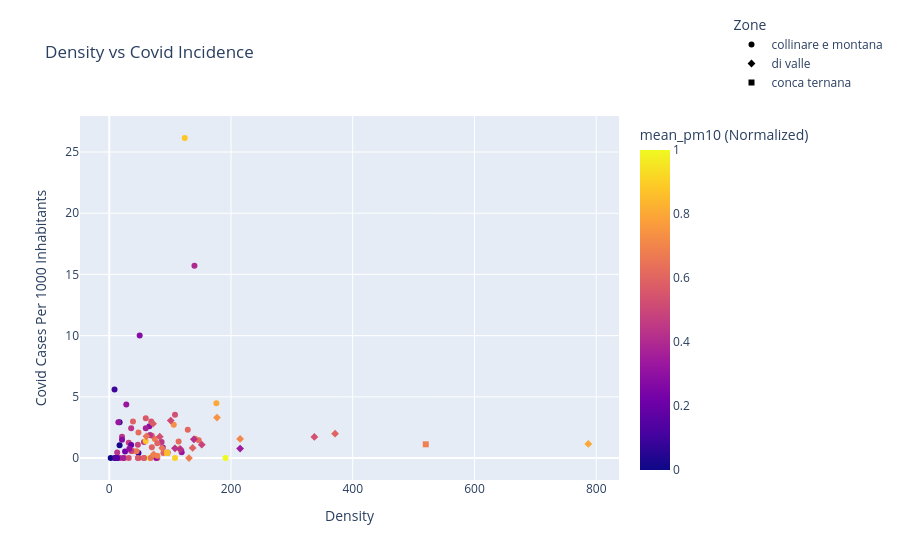

Notebook code cell kept with this figure:
### Markdown cell above
Now that the data relating to epidemiology have been normalized on the population per 1000 inhabitants and those on pollution to 1, it is possible to create the first graph that relates the required variables.
For this purpose, a Scatter Plot was selected; in particular:
- A relationship was sought between covid cases and population density;
- The most relevant feature at first glance in the context of pollution was placed on the third axis (color);
- The tooltip also allows you to view data on citizens' well-being (deprivation index).

### Code cell
import plotly.express as px

# Crea il grafico a dispersione con Plotly

# inizializza un'istanza fig dell'oggetto Figure della libreria plotly di un grafico con la funzione px.scatter
fig = px.scatter(
    cvdata_cleaned, 
    x="Density", 
    y="CovidCases_jan_jun_2020", 
    color="mean_pm10_ug/m3_mean_jan_jun_2020",
    symbol="Zone",
    color_continuous_scale="plasma",  # Palette dei colori
    custom_data=["City", "CovidCases_jan_jun_2020", "mean_pm10_ug/m3_mean_jan_jun_2020", "Depriv_idx"]
)

# Personalizzazione asse e titolo con il metodo update_layout dell'oggetto Figure
fig.update_layout(
    title="Density vs Covid Incidence",
    xaxis_title="Density",
    yaxis_title="Covid Cases Per 1000 Inhabitants",
    coloraxis_colorbar_title="mean_pm10 (Normalized)",  # Titolo colorbar
    legend_title="Zone",  # Titolo per i simboli
    legend=dict(
        yanchor="bottom",
        y=1.05,
        xanchor="right",
        x=1.5
    )
)

fig.update_traces(
    hovertemplate=
    "City: %{customdata[0]}<br>" +
    "Covid Cases: %{customdata[1]}<br>" +
    "PM10: %{customdata[2]:.2f}<br>" +
    "Deprivation Index: %{customdata[3]:.2f}<br>" 
)

fig.show()

### Figure 1 — Plotly figure (JSON) as saved in the notebook; plotly's stock layout.template omitted (floating-point values rounded to 4 significant figures; data arrays with more than 128 entries replaced by an {"elided": "..."} marker saying what was removed)
{"data": [{"customdata": {"elided": "71x4 mixed values"}, "hovertemplate": "City: %{customdata[0]}<br>Covid Cases: %{customdata[1]}<br>PM10: %{customdata[2]:.2f}<br>Deprivation Index: %{customdata[3]:.2f}<br>", "legendgroup": "collinare e montana", "marker": {"color": [0.4641, 0.4346, 0.8744, 0.5946, 0.2829, 1.0, 0.4558, 0.5913, 0.5539, 0.668, 0.08898, 0.04355, 0.2786, 0.6381, 0.5297, 0.6756, 0.1926, 0.6272, 0.5477, 0.321, 0.5752, 0.2272, 0.5743, 0.3175, 0.7332, 0.4405, 0.8821, 0.561, 0.3179, 0.6586, 0.3646, 0.4902, 0.6244, 0.6216, 0.4908, 0.5644, 0.4123, 0.5951, 0.4759, 0.6914, 0.6075, 0.357, 0.4416, 0.02115, 0.5346, 0.1923, 0.01589, 0.9941, 0.5863, 0.5836, 0.4285, 0.5905, 0.9032, 0.4823, 0.3258, 0.0, 0.04094, 0.3986, 0.09636, 0.8001, 0.4309, 0.1469, 0.2738, 0.2113, 0.1263, 0.2899, 0.4295, 0.6461, 0.4368, 0.1532, 0.3099], "coloraxis": "coloraxis", "symbol": "circle"}, "mode": "markers", "name": "collinare e montana", "orientation": "v", "showlegend": true, "type": "scatter", "x": [57.0, 21.0, 60.0, 89.0, 66.0, 191.0, 48.0, 39.0, 96.0, 39.0, 48.0, 17.0, 50.0, 141.0, 108.0, 75.0, 14.0, 147.0, 69.0, 28.0, 79.0, 26.0, 25.0, 77.0, 106.0, 86.0, 124.0, 60.0, 119.0, 45.0, 60.0, 17.0, 48.0, 114.0, 47.0, 47.0, 16.0, 79.0, 32.0, 79.0, 129.0, 23.0, 57.0, 9.33, 32.0, 36.0, 17.0, 66.0, 57.0, 70.0, 12.0, 70.0, 108.0, 36.0, 15.0, 2.39, 11.0, 140.0, 8.7, 176.0, 13.0, 12.0, 21.0, 13.0, 12.0, 88.0, 67.0, 68.0, 36.0, 9.86, 33.0], "xaxis": "x", "y": [1.301, 1.742, 1.401, 0.4219, 2.59, 0.0, 0.0, 2.982, 0.4627, 0.5666, 0.4181, 2.934, 10.0, 1.584, 3.54, 1.56, 0.0, 1.444, 2.991, 4.374, 0.0, 0.5438, 0.0, 0.0, 2.717, 1.311, 26.15, 3.261, 0.4752, 0.5637, 2.426, 0.0, 2.094, 1.351, 1.082, 0.0, 0.0, 1.216, 1.252, 0.1817, 2.311, 0.0, 0.0, 0.0, 0.0, 1.063, 1.05, 0.0, 0.0, 1.815, 0.0, 0.8804, 0.0, 0.5664, 2.928, 0.0, 0.0, 15.71, 5.602, 4.48, 0.4552, 0.0, 1.485, 0.0, 0.0, 0.8617, 1.888, 0.0, 2.435, 0.0, 0.7547], "yaxis": "y"}, {"customdata": [["Assisi", 1.092, 0.4878, 0.2208], ["Bastia_Umbra", 1.151, 0.7996, 2.249], ["Bevagna", 0.8132, 0.651, -0.07366], ["Cannara", 0, 0.6758, -0.1116], ["Citta_di_Castello", 3.062, 0.5087, 1.05], ["Collazzone", 1.771, 0.6464, 2.443], ["Corciano", 1.723, 0.5371, -0.1519], ["Deruta", 1.565, 0.7065, 0.1063], ["Foligno", 0.7728, 0.3449, 0.7586], ["Marsciano", 0.7566, 0.7066, 0.3529], ["Orvieto", 2.809, 0.5684, 0.198], ["Perugia", 1.988, 0.595, 0.9941], ["San_Giustino", 1.531, 0.4215, 0.5979], ["Spello", 0.827, 0.5903, -0.7304], ["Spoleto", 0.7943, 0.4287, 0.4245], ["Todi", 0.3068, 0.6832, 0.01798], ["Torgiano", 3.306, 0.7427, -0.8194], ["Trevi", 0.7186, 0.4228, 0.7988], ["Umbertide", 1.747, 0.529, 1.316]], "hovertemplate": "City: %{customdata[0]}<br>Covid Cases: %{customdata[1]}<br>PM10: %{customdata[2]:.2f}<br>Deprivation Index: %{customdata[3]:.2f}<br>", "legendgroup": "di valle", "marker": {"color": [0.4878, 0.7996, 0.651, 0.6758, 0.5087, 0.6464, 0.5371, 0.7065, 0.3449, 0.7066, 0.5684, 0.595, 0.4215, 0.5903, 0.4287, 0.6832, 0.7427, 0.4228, 0.529], "coloraxis": "coloraxis", "symbol": "diamond"}, "mode": "markers", "name": "di valle", "orientation": "v", "showlegend": true, "type": "scatter", "x": [152.0, 787.0, 87.0, 131.0, 101.0, 61.0, 337.0, 215.0, 215.0, 115.0, 72.0, 371.0, 139.0, 137.0, 108.0, 73.0, 177.0, 117.0, 83.0], "xaxis": "x", "y": [1.092, 1.151, 0.8132, 0.0, 3.062, 1.771, 1.723, 1.565, 0.7728, 0.7566, 2.809, 1.988, 1.531, 0.827, 0.7943, 0.3068, 3.306, 0.7186, 1.747], "yaxis": "y"}, {"customdata": [["Narni", 0.4236, 0.8481, -0.9516], ["Terni", 1.122, 0.686, 0.8795]], "hovertemplate": "City: %{customdata[0]}<br>Covid Cases: %{customdata[1]}<br>PM10: %{customdata[2]:.2f}<br>Deprivation Index: %{customdata[3]:.2f}<br>", "legendgroup": "conca ternana", "marker": {"color": [0.8481, 0.686], "coloraxis": "coloraxis", "symbol": "square"}, "mode": "markers", "name": "conca ternana", "orientation": "v", "showlegend": true, "type": "scatter", "x": [95.0, 520.0], "xaxis": "x", "y": [0.4236, 1.122], "yaxis": "y"}], "layout": {"coloraxis": {"colorbar": {"title": {"text": "mean_pm10 (Normalized)"}}, "colorscale": [[0, "#0d0887"], [0.1111, "#46039f"], [0.2222, "#7201a8"], [0.3333, "#9c179e"], [0.4444, "#bd3786"], [0.5556, "#d8576b"], [0.6667, "#ed7953"], [0.7778, "#fb9f3a"], [0.8889, "#fdca26"], [1, "#f0f921"]]}, "legend": {"title": {"text": "Zone"}, "tracegroupgap": 0, "x": 1.5, "xanchor": "right", "y": 1.05, "yanchor": "bottom"}, "margin": {"t": 60}, "title": {"text": "Density vs Covid Incidence"}, "xaxis": {"anchor": "y", "domain": [0, 1], "title": {"text": "Density"}}, "yaxis": {"anchor": "x", "domain": [0, 1], "title": {"text": "Covid Cases Per 1000 Inhabitants"}}}}
